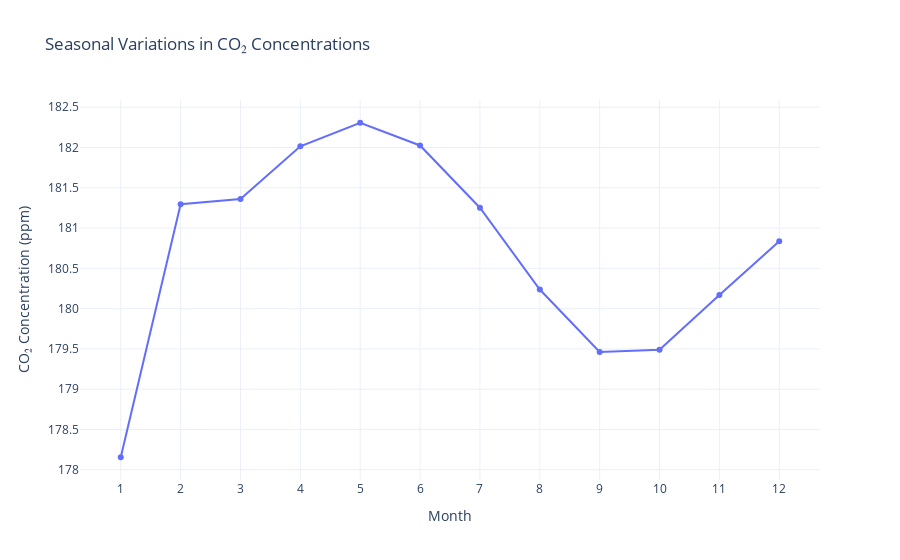

The notebook cell saved with this chart:
### Markdown cell above
The graph depicts linear trends for both temperature change and CO₂ concentrations over time, with their respective slopes highlighting the rate of increase. The steeper slope of CO₂ (0.32) compared to that of temperature (0.03) indicates that CO₂ levels are rising more rapidly. While the temperature increase is more gradual, its steady accumulation points to potential long-term climate consequences.

### Code cell
# seasonal variations in CO2 concentrations
co2_data['Month'] = co2_data['Date'].str[-2:].astype(int)
co2_monthly = co2_data.groupby('Month')['Value'].mean()

fig_seasonal = px.line(
    co2_monthly,
    x=co2_monthly.index,
    y=co2_monthly.values,
    labels={"x": "Month", "y": "CO₂ Concentration (ppm)"},
    title="Seasonal Variations in CO₂ Concentrations",
    markers=True
)
fig_seasonal.update_layout(
    xaxis=dict(tickmode="array", tickvals=list(range(1, 13))),
    template="plotly_white"
)
fig_seasonal.show()

### Figure 1 — Plotly figure (JSON) as saved in the notebook; plotly's stock layout.template omitted (floating-point values rounded to 4 significant figures)
{"data": [{"hovertemplate": "Month=%{x}<br>CO₂ Concentration (ppm)=%{y}<extra></extra>", "legendgroup": "", "line": {"color": "#636efa", "dash": "solid"}, "marker": {"symbol": "circle"}, "mode": "markers+lines", "name": "", "orientation": "v", "showlegend": false, "type": "scatter", "x": [1, 2, 3, 4, 5, 6, 7, 8, 9, 10, 11, 12], "xaxis": "x", "y": [178.2, 181.3, 181.4, 182.0, 182.3, 182.0, 181.3, 180.2, 179.5, 179.5, 180.2, 180.8], "yaxis": "y"}], "layout": {"autosize": true, "legend": {"tracegroupgap": 0}, "title": {"text": "Seasonal Variations in CO₂ Concentrations"}, "xaxis": {"anchor": "y", "autorange": true, "domain": [0, 1], "range": [0.3345, 12.67], "tickmode": "array", "tickvals": [1, 2, 3, 4, 5, 6, 7, 8, 9, 10, 11, 12], "title": {"text": "Month"}, "type": "linear"}, "yaxis": {"anchor": "x", "autorange": true, "domain": [0, 1], "range": [177.8, 182.7], "title": {"text": "CO₂ Concentration (ppm)"}, "type": "linear"}}}
